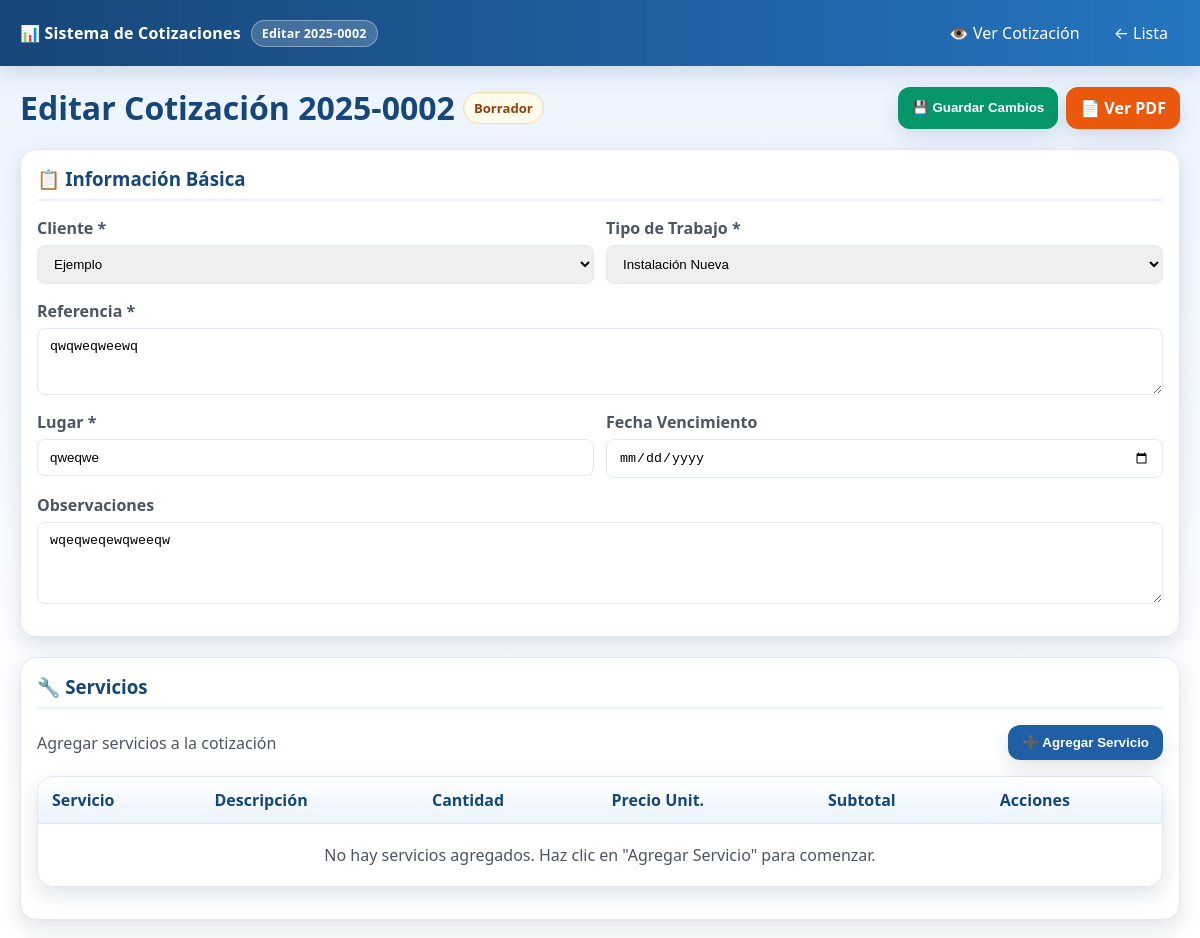
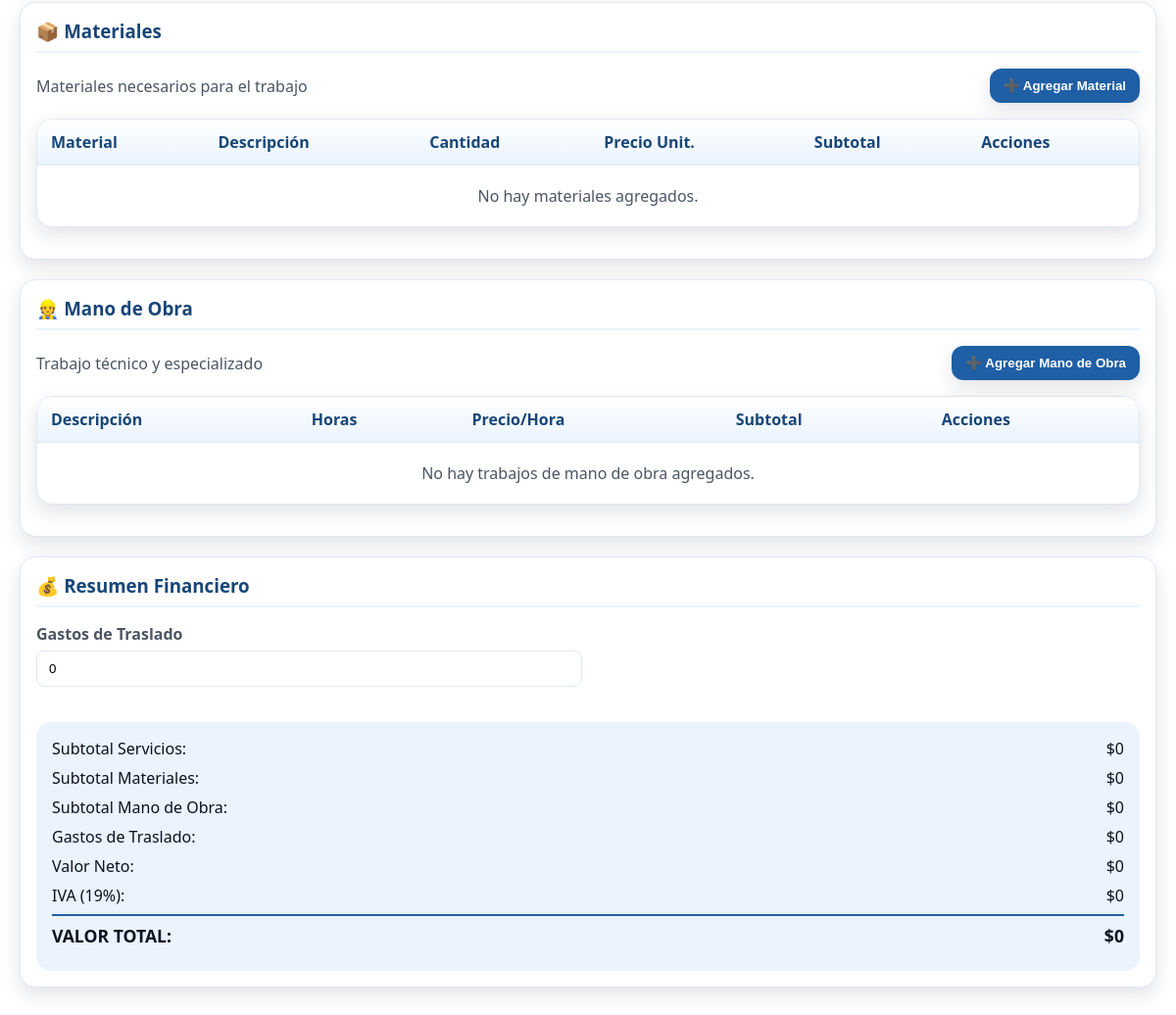
Screenshot of /cotizaciones/2/editar/ (signed in) with the database file from the repository (2 pictures, top to bottom).
### cotizaciones/models.py (models this page shows, shortened)
class Cotizacion(models.Model):
    ESTADO_CHOICES = [
        ('borrador', 'Borrador'),
        ('enviada', 'Enviada'),
        ('aprobada', 'Aprobada'),
        ('rechazada', 'Rechazada'),
        ('vencida', 'Vencida'),
    ]
    numero = models.CharField(max_length=20, unique=True)
    cliente = models.ForeignKey(Cliente, on_delete=models.CASCADE)
    referencia = models.TextField()
    lugar = models.CharField(max_length=200)
    tipo_trabajo = models.ForeignKey(TipoTrabajo, on_delete=models.CASCADE)
    fecha_creacion = models.DateTimeField(auto_now_add=True)
    fecha_vencimiento = models.DateField(blank=True, null=True)
    estado = models.CharField(max_length=20, choices=ESTADO_CHOICES, default='borrador')
    subtotal_servicios = models.DecimalField(max_digits=12, decimal_places=2, default=0)
    subtotal_materiales = models.DecimalField(max_digits=12, decimal_places=2, default=0)
    subtotal_mano_obra = models.DecimalField(max_digits=12, decimal_places=2, default=0)
    gastos_traslado = models.DecimalField(max_digits=12, decimal_places=2, default=0)
    valor_neto = models.DecimalField(max_digits=12, decimal_places=2, default=0)
    valor_iva = models.DecimalField(max_digits=12, decimal_places=2, default=0)
    valor_total = models.DecimalField(max_digits=12, decimal_places=2, default=0)
    observaciones = models.TextField(blank=True, null=True)
    creado_por = models.ForeignKey(User, on_delete=models.CASCADE)
    class Meta:
        ordering = ['-fecha_creacion']

### cotizaciones/views.py (the view)
# urls.py: path('<int:pk>/editar/', views.editar_cotizacion, name='editar'),
@login_required
def editar_cotizacion(request, pk):
    cotizacion = get_object_or_404(Cotizacion, pk=pk)
    if request.method == 'POST':
        form = CotizacionForm(request.POST, instance=cotizacion)
        if form.is_valid():
            form.save()
            messages.success(request, 'Cotización actualizada exitosamente.')
            return redirect('cotizaciones:detalle', pk=cotizacion.pk)
    else:
        form = CotizacionForm(instance=cotizacion)
    items_servicio = cotizacion.items_servicio.all().order_by('orden')
    items_material = cotizacion.items_material.all()
    items_mano_obra = cotizacion.items_mano_obra.all()
    categorias_servicio = CategoriaServicio.objects.filter(activo=True)
    materiales = Material.objects.filter(activo=True)
    context = {
        'cotizacion': cotizacion,
        'form': form,
        'items_servicio': items_servicio,
        'items_material': items_material,
        'items_mano_obra': items_mano_obra,
        'categorias_servicio': categorias_servicio,
        'materiales': materiales,
    }
    return render(request, 'cotizaciones/editar.html', context)

### cotizaciones/models.py (called while the page is built)
    def __str__(self):
        return self.nombre

    def __str__(self):
        return self.nombre

### cotizaciones/templates/cotizaciones/editar.html (shortened to what this page needs)
{% load static %}
<!DOCTYPE html>
<html lang="es">
<head>
  <link rel="stylesheet" href="{% static 'cotizaciones/css/style.css' %}">
</head>
<body>
  <div class="topbar">
    <div class="logo">
      📊 Sistema de Cotizaciones
      <span class="badge">Editar {{ cotizacion.numero }}</span>
    </div>
    <div class="user-menu">
      <a href="{% url 'cotizaciones:detalle' cotizacion.pk %}">👁️ Ver Cotización</a>
      <a href="{% url 'cotizaciones:lista' %}">← Lista</a>
    </div>
  </div>
  <div class="container">
    <div class="actions">
      <div class="actions-left">
        <h1 style="margin: 0; color: var(--azul-700);">
          Editar Cotización {{ cotizacion.numero }}
        </h1>
        <span class="pill {{ cotizacion.estado }}">
          {{ cotizacion.get_estado_display }}
        </span>
      </div>
      <div class="actions-right">
        <button type="button" class="btn success" onclick="guardarCotizacion()">
          💾 Guardar Cambios
        </button>
        <a href="{% url 'cotizaciones:generar_pdf' cotizacion.pk %}" class="btn warning" target="_blank">
          📄 Ver PDF
        </a>
      </div>
    </div>
    <div class="card">
      <h3>📋 Información Básica</h3>
      <form method="post" id="cotizacion-form">
        <div class="form-row">
          <div class="form-group">
            <label for="{{ form.cliente.id_for_label }}">Cliente *</label>
            {{ form.cliente }}
          </div>
          <div class="form-group">
            <label for="{{ form.tipo_trabajo.id_for_label }}">Tipo de Trabajo *</label>
            {{ form.tipo_trabajo }}
          </div>
        </div>
        <div class="form-group">
          <label for="{{ form.referencia.id_for_label }}">Referencia *</label>
          {{ form.referencia }}
        </div>
        <div class="form-row">
          <div class="form-group">
            <label for="{{ form.lugar.id_for_label }}">Lugar *</label>
            {{ form.lugar }}
          </div>
          <div class="form-group">
            <label for="{{ form.fecha_vencimiento.id_for_label }}">Fecha Vencimiento</label>
            {{ form.fecha_vencimiento }}
          </div>
        </div>
        <div class="form-group">
          <label for="{{ form.observaciones.id_for_label }}">Observaciones</label>
          {{ form.observaciones }}
        </div>
      </form>
    </div>
    <div class="card">
      <h3>🔧 Servicios</h3>
      <div style="display: flex; justify-content: space-between; align-items: center; margin-bottom: 16px;">
        <p style="margin: 0; color: var(--gris-600);">Agregar servicios a la cotización</p>
        <button type="button" class="btn" onclick="mostrarModal('modal-servicio')">
          ➕ Agregar Servicio
        </button>
      </div>
      <div class="table-wrap">
        <table id="tabla-servicios">
          <thead>
            <tr>
              <th>Servicio</th>
              <th>Descripción</th>
              <th>Cantidad</th>
              <th>Precio Unit.</th>
              <th>Subtotal</th>
              <th>Acciones</th>
            </tr>
          </thead>
          <tbody>
            {% for item in items_servicio %}
            <tr data-item-id="{{ item.id }}">
              <td><strong>{{ item.servicio.nombre }}</strong></td>
              <td>
                {% if item.descripcion_personalizada %}
                  {{ item.descripcion_personalizada|truncatewords:10 }}
                {% else %}
                  {{ item.servicio.descripcion|truncatewords:10 }}
                {% endif %}
              </td>
              <td>{{ item.cantidad }} {{ item.servicio.unidad }}</td>
              <td>${{ item.precio_unitario|floatformat:0 }}</td>
              <td><strong>${{ item.subtotal|floatformat:0 }}</strong></td>
              <td>
                <button type="button" class="btn small danger" onclick="eliminarItemServicio({{ item.id }})">
                  🗑️
                </button>
              </td>
            </tr>
            {% empty %}
            <tr id="no-servicios">
              <td colspan="6" style="text-align: center; padding: 20px; color: var(--gris-600);">
                No hay servicios agregados. Haz clic en "Agregar Servicio" para comenzar.
              </td>
            </tr>
            {% endfor %}
          </tbody>
        </table>
      </div>
    </div>
    <div class="card">
      <h3>📦 Materiales</h3>
      <div style="display: flex; justify-content: space-between; align-items: center; margin-bottom: 16px;">
        <p style="margin: 0; color: var(--gris-600);">Materiales necesarios para el trabajo</p>
        <button type="button" class="btn" onclick="mostrarModal('modal-material')">
          ➕ Agregar Material
        </button>
      </div>
      <div class="table-wrap">
        <table id="tabla-materiales">
          <thead>
            <tr>
              <th>Material</th>
              <th>Descripción</th>
              <th>Cantidad</th>
              <th>Precio Unit.</th>
              <th>Subtotal</th>
              <th>Acciones</th>
            </tr>
          </thead>
          <tbody>
            {% for item in items_material %}
            <tr data-item-id="{{ item.id }}">
              <td><strong>{{ item.material.codigo }} - {{ item.material.nombre }}</strong></td>
              <td>
                {% if item.descripcion_personalizada %}
                  {{ item.descripcion_personalizada|truncatewords:10 }}
                {% else %}
                  {{ item.material.descripcion|truncatewords:10 }}
                {% endif %}
              </td>
              <td>{{ item.cantidad }} {{ item.material.unidad }}</td>
              <td>${{ item.precio_unitario|floatformat:0 }}</td>
              <td><strong>${{ item.subtotal|floatformat:0 }}</strong></td>
              <td>
                <button type="button" class="btn small danger" onclick="eliminarItemMaterial({{ item.id }})">
                  🗑️
                </button>
              </td>
            </tr>
            {% empty %}
            <tr id="no-materiales">
              <td colspan="6" style="text-align: center; padding: 20px; color: var(--gris-600);">
                No hay materiales agregados.
              </td>
            </tr>
            {% endfor %}
          </tbody>
        </table>
      </div>
    </div>
    <div class="card">
      <h3>👷 Mano de Obra</h3>
      <div style="display: flex; justify-content: space-between; align-items: center; margin-bottom: 16px;">
        <p style="margin: 0; color: var(--gris-600);">Trabajo técnico y especializado</p>
        <button type="button" class="btn" onclick="mostrarModal('modal-mano-obra')">
          ➕ Agregar Mano de Obra
        </button>
      </div>
      <div class="table-wrap">
        <table id="tabla-mano-obra">
          <thead>
            <tr>
              <th>Descripción</th>
              <th>Horas</th>
              <th>Precio/Hora</th>
              <th>Subtotal</th>
              <th>Acciones</th>
            </tr>
          </thead>
          <tbody>
            {% for item in items_mano_obra %}
            <tr data-item-id="{{ item.id }}">
              <td>{{ item.descripcion }}</td>
              <td>{{ item.horas }}</td>
              <td>${{ item.precio_hora|floatformat:0 }}</td>
              <td><strong>${{ item.subtotal|floatformat:0 }}</strong></td>
              <td>
                <button type="button" class="btn small danger" onclick="eliminarItemManoObra({{ item.id }})">
                  🗑️
                </button>
              </td>
            </tr>
            {% empty %}
            <tr id="no-mano-obra">
              <td colspan="5" style="text-align: center; padding: 20px; color: var(--gris-600);">
                No hay trabajos de mano de obra agregados.
              </td>
            </tr>
            {% endfor %}
          </tbody>
        </table>
      </div>
    </div>
    <div class="card">
      <h3>💰 Resumen Financiero</h3>
      <div class="form-row" style="margin-bottom: 20px;">
        <div class="form-group">
          <label for="gastos-traslado">Gastos de Traslado</label>
          <input
            type="number"
            id="gastos-traslado"
            value="{{ cotizacion.gastos_traslado|floatformat:0 }}"
            step="1"
            min="0"
            onchange="actualizarGastosTraslado()"
            style="padding:10px 12px; border:1px solid var(--gris-300); border-radius:8px;">
        </div>
        <div></div>
      </div>
      <div class="totales">
        <div class="row">
          <span>Subtotal Servicios:</span>
          <span id="subtotal-servicios">${{ cotizacion.subtotal_servicios|floatformat:0 }}</span>
        </div>
        <div class="row">
          <span>Subtotal Materiales:</span>
          <span id="subtotal-materiales">${{ cotizacion.subtotal_materiales|floatformat:0 }}</span>
        </div>
        <div class="row">
          <span>Subtotal Mano de Obra:</span>
          <span id="subtotal-mano-obra">${{ cotizacion.subtotal_mano_obra|floatformat:0 }}</span>
        </div>
        <div class="row">
          <span>Gastos de Traslado:</span>
          <span id="display-gastos-traslado">${{ cotizacion.gastos_traslado|floatformat:0 }}</span>
        </div>
        <div class="row">
          <span>Valor Neto:</span>
          <span id="valor-neto">${{ cotizacion.valor_neto|floatformat:0 }}</span>
        </div>
        <div class="row">
          <span>IVA (19%):</span>
          <span id="valor-iva">${{ cotizacion.valor_iva|floatformat:0 }}</span>
        </div>
        <div class="row total">
          <span>VALOR TOTAL:</span>
          <span id="valor-total">${{ cotizacion.valor_total|floatformat:0 }}</span>
        </div>
      </div>
    </div>
  </div>
</body>
</html>

### cotizaciones/static/cotizaciones/css/style.css (style rules this page uses)
:root { --azul-900:#0a2342; --azul-700:#174678; --azul-600:#1f5fa5; --azul-500:#2575c0; --azul-100:#eaf3ff; --blanco:#ffffff; --gris-100:#f5f7fb; --gris-300:#e2e8f0; --gris-600:#4b5563; --verde-600:#059669; --rojo-600:#dc2626; --naranja-600:#ea580c; --shadow: 0 8px 20px rgba(10,35,66,.12); --radius:16px; }
* { box-sizing:border-box }
body { margin:0; font-family: system-ui, -apple-system, Segoe UI, Roboto, "Helvetica Neue", Arial, "Noto Sans", "Apple Color Emoji", "Segoe UI Emoji", "Segoe UI Symbol"; color:#0b1220; background: linear-gradient(180deg, var(--azul-100), #fff 40%); min-height:100vh; }
.topbar { position: sticky; top:0; z-index:10; display:flex; align-items:center; gap:12px; padding:14px 20px; background: linear-gradient(90deg, var(--azul-700), var(--azul-500)); color:var(--blanco); box-shadow: var(--shadow); }
.topbar .logo { display:flex; align-items:center; gap:10px; font-weight:700; letter-spacing:.2px; }
.badge { background: rgba(255,255,255,.18); border:1px solid rgba(255,255,255,.35); padding:4px 10px; border-radius:999px; font-size:.78rem; }
.user-menu { display:flex; align-items:center; gap:10px; }
.user-menu a { color:#fff; text-decoration:none; padding:8px 12px; border-radius:8px; }
.container { max-width: 1200px; margin: 0 auto; padding: 20px; }
.card { background:#fff; border:1px solid var(--gris-300); border-radius: var(--radius); padding:16px; box-shadow: var(--shadow); margin-bottom: 20px; }
.card h3, .card h4 { margin:0 0 16px; color:var(--azul-700); border-bottom: 2px solid var(--azul-100); padding-bottom: 8px; }
.actions { display:flex; gap:8px; flex-wrap:wrap; align-items:center; justify-content:space-between; margin-bottom: 20px; }
.actions-left { display:flex; gap:8px; flex-wrap:wrap; align-items:center; }
.actions-right { display:flex; gap:8px; flex-wrap:wrap }
.btn { border:0; padding:10px 14px; border-radius:12px; cursor:pointer; font-weight:600; background: var(--azul-600); color:#fff; box-shadow: var(--shadow); text-decoration:none; display:inline-flex; align-items:center; gap:6px; transition:all .2s; }
.btn.success { background:var(--verde-600) }
.btn.warning { background:var(--naranja-600) }
.form-group { display:flex; flex-direction:column; gap:6px; margin-bottom:16px; }
.form-group label { font-weight:600; color:var(--gris-600) }
.form-group input, .form-group select, .form-group textarea { padding:10px 12px; border:1px solid var(--gris-300); border-radius:8px; outline:none; }
.form-row { display:grid; grid-template-columns:1fr 1fr; gap:12px }
.table-wrap { background:#fff; border:1px solid var(--gris-300); border-radius: var(--radius); box-shadow: var(--shadow); overflow:auto; margin-bottom: 16px; }
table { width:100%; border-collapse:collapse; min-width:600px; }
th, td { padding:12px 14px; text-align:left; border-bottom:1px solid var(--gris-300); }
thead th { background: linear-gradient(0deg, var(--azul-100), #fff); color: var(--azul-700); font-weight:700; position:sticky; top:0; z-index:1; }
tbody tr:last-child td { border-bottom: none; }
.pill { padding:6px 10px; border-radius:999px; font-size:.82rem; border:1px solid; font-weight:600; }
.pill.borrador { color:#92400e; border-color:#fed7aa; background:#fffbeb }
.totales { background: var(--azul-100); border: 1px solid var(--azul-300); border-radius: var(--radius); padding: 16px; margin-top: 20px; }
.totales .row { display: flex; justify-content: space-between; margin-bottom: 8px; }
.totales .row.total { font-weight: 700; font-size: 1.1rem; border-top: 2px solid var(--azul-600); padding-top: 8px; margin-top: 8px; }

### rows the page displays
Cotizacion: numero "2025-0002", estado "Borrador", cliente "Ejemplo", tipo_trabajo "Instalación Nueva", referencia "qwqweqweewq", lugar "qweqwe", observaciones "wqeqweqewqweeqw", gastos_traslado "0", subtotal_servicios "0", subtotal_materiales "0", subtotal_mano_obra "0", valor_neto "0", valor_iva "0", valor_total "0"
